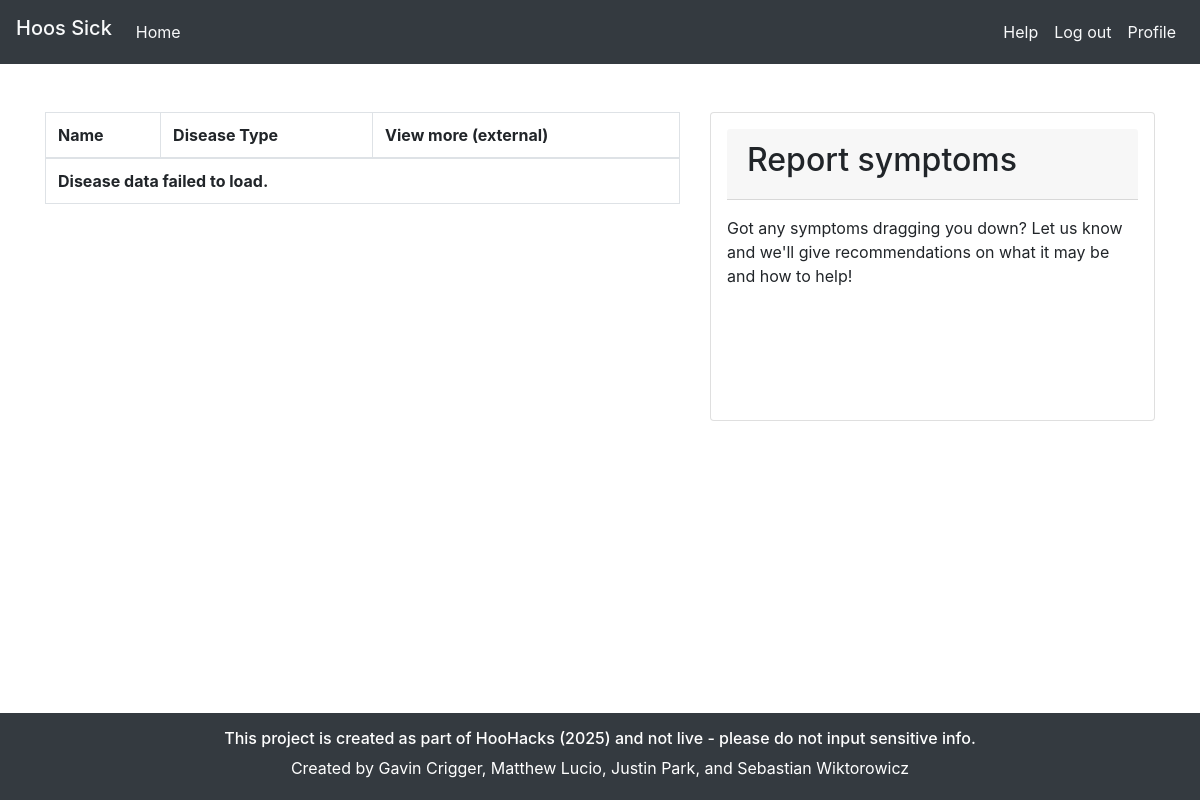
Before: /learn/ (signed in) with the older database file.
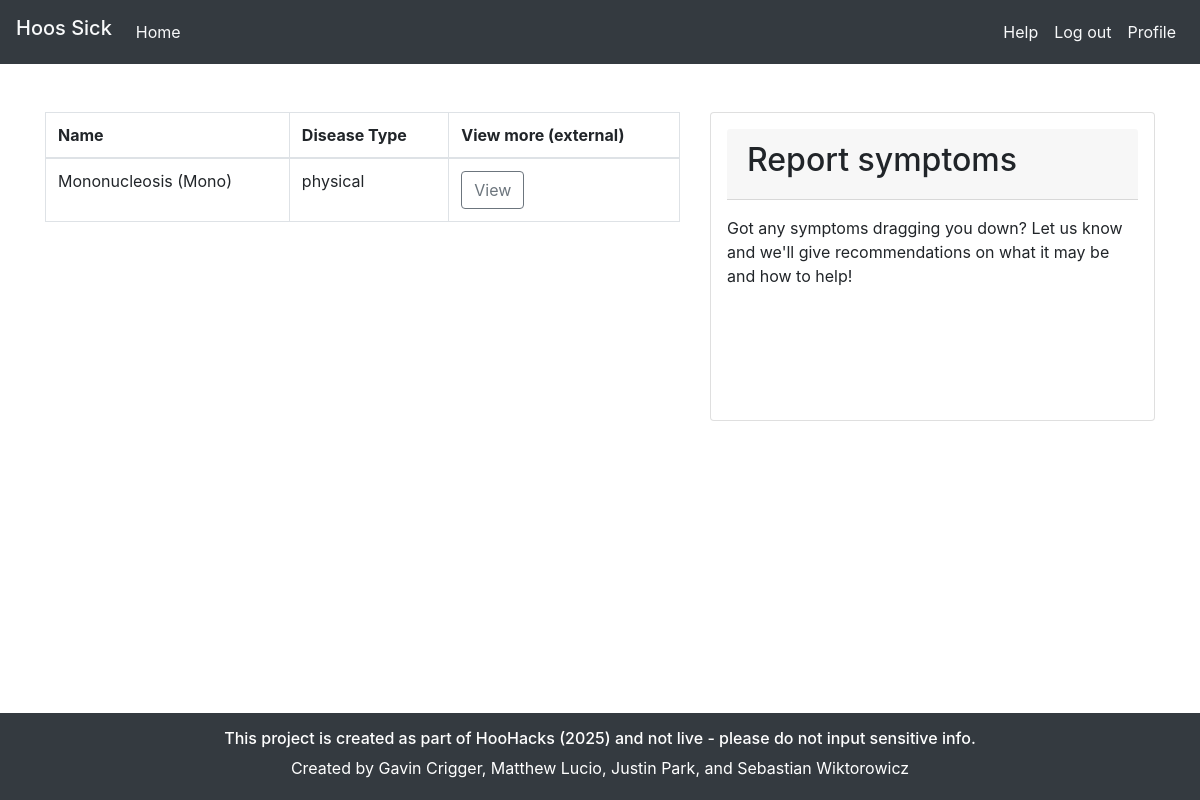
After: the same page with the newer database file.
### App/models.py (models this page shows, shortened)
class Disease(models.Model):
    AIR = 'air'
    PHYSICAL = 'physical'
    DISEASE_TYPE_CHOICES = [
        (AIR, 'Air'),
        (PHYSICAL, 'Physical'),
    ]
    name = models.CharField(max_length=100)
    disease_type = models.CharField(
        max_length=20,
        choices=DISEASE_TYPE_CHOICES,
        help_text="Type of disease (air or physical)"
    )
    learn_link = models.CharField(max_length=100)

### App/views.py (the view)
# urls.py: path("learn/", views.learn, name='learn')
def learn(request):
    if request.user.is_authenticated:
        diseases = Disease.objects.all()
        return render(request, "learn.html", {'Diseases': diseases})
    else: return render(request, "login.html")

### App/templates/learn.html
{% extends 'base.html' %}
{% load static %}
{% block content %}
<div class="container mt-5">
    <div class="row">
        <div class="col-md-7">
            <table class="table table-bordered">
                <thead>
                    <tr>
                        <th>Name</th>
                        <th>Disease Type</th>
                        <th>View more (external)</th>
                    </tr>
                </thead>
                <tbody class="p-3">
                    {% for disease in Diseases %}
                        <tr>
                            <td>{{ disease.name }}</td>
                            <td>{{ disease.disease_type }}</td>
                            <td>
                                <a class="btn btn-outline-secondary" href="{{ disease.learn_link }}">View</a>
                            </td>
                        </tr>
                    {% empty %}
                        <tr>
                            <td colspan="3"><strong>Disease data failed to load.</strong></td>
                        </tr>
                    {% endfor %}
                </tbody>
            </table>
        </div>
        <div class="col-md-5">
            <div class="card p-3">
                <div class="card-header border-rounded">
                    <h2>Report symptoms</h2>
                </div>
                <p class="pt-3">Got any symptoms dragging you down? Let us know and we'll give recommendations on what it may be and how to help!</p>
                <div style="height:100px"></div>
            </div>
        </div>
        </div>
    </div>
{% endblock %}

### App/templates/base.html (shortened to what this page needs)
{% load static %}
<html lang="en">
<link rel="stylesheet" href="{% static 'style.css' %}">
<head>
    <link href="https://stackpath.bootstrapcdn.com/bootstrap/4.2.1/css/bootstrap.min.css" rel="stylesheet">
</head>
<body>
    <nav class="navbar navbar-expand-lg navbar-light bg-dark">
        <h4 class="navbar-brand text-light">Hoos Sick</h4>
        <ul class="navbar-nav">
            <li class="nav-item active">
              <a class="nav-link text-light" href="{% url 'App:index' %}">Home</a>
            </li>
        </ul>
        <ul class="navbar-nav ml-auto">
            <li class="nav-item active">
                <a class = "nav-link text-light ml-auto" href="{% url 'App:help' %}">Help</a>
            </li>
            <li class="nav-item active">
                <a class = "nav-link text-light ml-auto" href="{% url 'App:logout' %}">Log out</a>
            </li>
            <li class="nav-item active">
                <a class = "nav-link text-light ml-auto" href="{% url 'App:profile' %}">Profile</a>
            </li>
        </ul>
    </nav>
        {% block content %}
        {% endblock %}
    <div class="p-5 bg-white" ></div>
    <footer class="text-center text-white p-1 pt-3 mt-3 fixed-bottom bg-dark">
        <h6>This project is created as part of HooHacks (2025) and not live - please do not input sensitive info.</h6>
        <p>Created by Gavin Crigger, Matthew Lucio, Justin Park, and Sebastian Wiktorowicz</p>
    </footer>
</body>
</html>

Changed rows visible on the page:
added Disease: name "Mononucleosis (Mono)", disease_type "physical"
Other visible differences:
text no longer shown: "Disease data failed to load."
